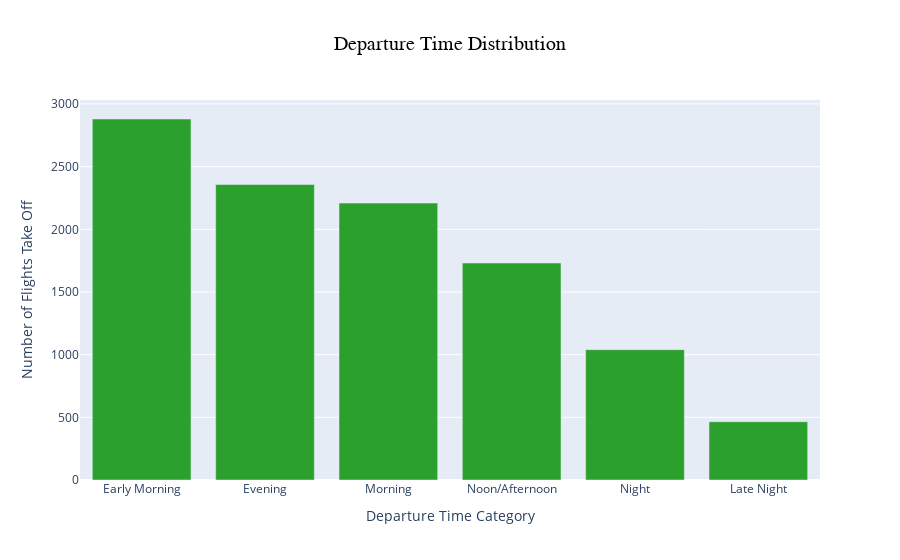

Here is the notebook cell this chart was saved with:
### Code cell
## converting value counts into df for iplot
vc_df = df_train_copy['Dep_Time_Hours'].apply(dep_time).value_counts().reset_index() 
vc_df.columns = ['Dep_Time', 'Count']
fig = px.bar(vc_df, 
             x='Dep_Time', 
             y='Count', 
             title='Departure Time Distribution', 
             color_discrete_sequence=['#2ca02c'])
fig.update_xaxes(title_text='Departure Time Category')
fig.update_yaxes(title_text='Number of Flights Take Off')
fig.update_layout(
    title={
        'text': 'Departure Time Distribution',
        'x': 0.5,        # center
        'xanchor': 'center',
        'font': {
            'size': 20,
            'family': 'Arial',
            'color': 'black'
        }
    }
)
fig.show()

### Figure 1 — Plotly figure (JSON) as saved in the notebook; plotly's stock layout.template omitted (floating-point values rounded to 4 significant figures)
{"data": [{"hovertemplate": "Dep_Time=%{x}<br>Count=%{y}<extra></extra>", "legendgroup": "", "marker": {"color": "#2ca02c", "pattern": {"shape": ""}}, "name": "", "orientation": "v", "showlegend": false, "textposition": "auto", "type": "bar", "x": ["Early Morning", "Evening", "Morning", "Noon/Afternoon", "Night", "Late Night"], "xaxis": "x", "y": [2880, 2357, 2209, 1731, 1040, 465], "yaxis": "y"}], "layout": {"barmode": "relative", "legend": {"tracegroupgap": 0}, "title": {"font": {"color": "black", "family": "Arial", "size": 20}, "text": "Departure Time Distribution", "x": 0.5, "xanchor": "center"}, "xaxis": {"anchor": "y", "domain": [0, 1], "title": {"text": "Departure Time Category"}}, "yaxis": {"anchor": "x", "domain": [0, 1], "title": {"text": "Number of Flights Take Off"}}}}
